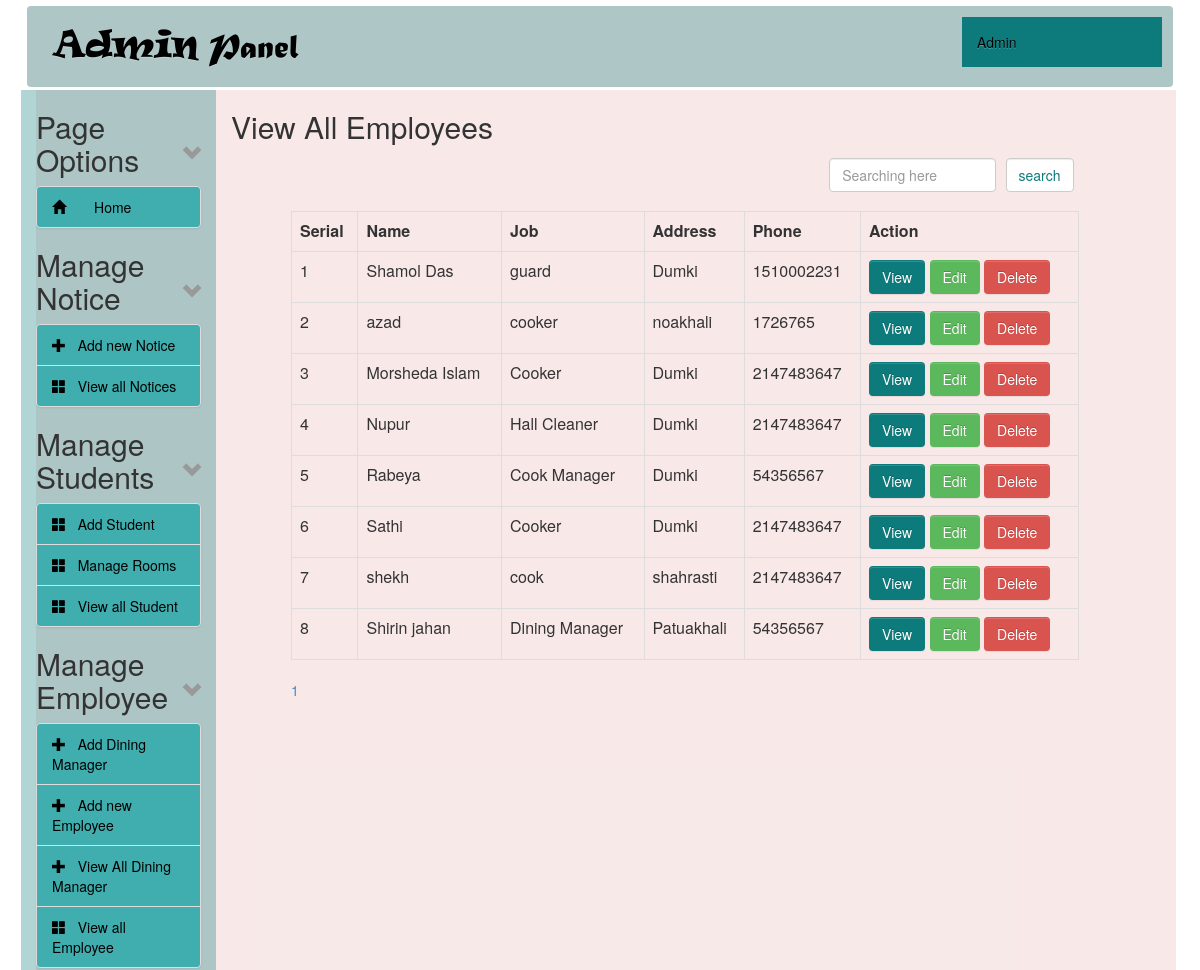
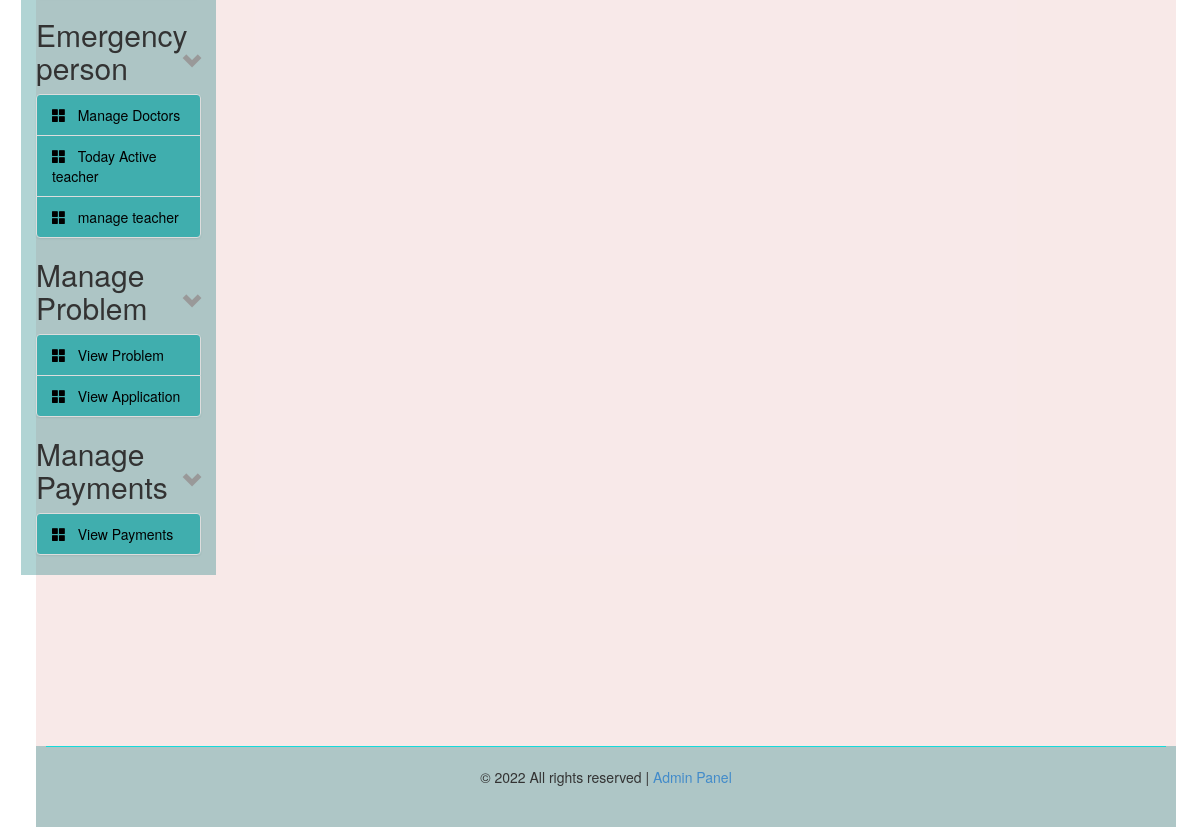
Screenshot of /admin/view_employee.php (signed in) with the database file from the repository (2 pictures, top to bottom).
### tables this page shows
CREATE TABLE `tbl_employee` (
  `id` int(11) NOT NULL,
  `name` varchar(100) NOT NULL,
  `job` varchar(100) NOT NULL,
  `address` varchar(100) NOT NULL,
  `phone` int(11) NOT NULL,
  `image` varchar(100) NOT NULL
);

### admin/view_employee.php (the view, shortened to what this page needs)
<?php
include("../config.php");
?>
<?php include("header.php"); ?>
<div class="col-sm-9 col-md-9 col-lg-9">
  <h2>View  All Employees</h2>
 <div class="">
   <form class="" action="" method="post">
   <table>
     <tr>
       <td width="70%"></td>
       <td><input type="text" class="form-control" name="val" value="" placeholder="Searching here"></td>
       <td><input type="submit" class="form-control" name="search" value="search"></td>
     </tr>
   </table>
   </form>
 </div>
  <div id="content">
    <table id="data" class="table table-bordered table-hover table-responsive">
      <tr>
        <th>Serial</th>
        <th>Name</th>
        <th>Job</th>
        <th>Address</th>
        <th>Phone</th>
          <th>Action</th>
      </tr>
      <?php
      $i = 0;
      if (isset($_POST['search'])) {
        $searchVal=$_POST['val'];
        $statement=$db->prepare("SELECT * FROM tbl_employee where name LIKE '%{$searchVal}%' or job='$searchVal'  or phone='$searchVal'");
        $statement->execute();
      }else{
        $statement = $db->prepare("SELECT * FROM tbl_employee ORDER BY name ASC");
        $statement->execute();
      }
      $result = $statement->fetchAll(PDO::FETCH_ASSOC);
      foreach ($result as $row) {
        $i++;
        ?>
        <tr>
          <td><?= $i; ?></td>
          <td><?= $row['name']; ?></td>
          <td><?= $row['job']; ?></td>
          <td><?= $row['address']; ?></td>
          <td><?= $row['phone']; ?></td>
          <td>
            <a class="btn btn-info fancybox" href="#viewModal<?= $i; ?>" data-toggle="modal">View</a>
            <a class="btn btn-success" href="edit_employee.php?id=<?= $row['id']; ?>">Edit</a>
            <a class="btn btn-danger" onclick='return confirmDeleteDoctor();' href="delete_employee.php?id=<?= $row['id']; ?>">Delete</a>
          </td>
        </tr>
      <?php } ?>
    </table>
  </div>
</div>
<?php include("footer.php"); ?>

### admin/header.php (shortened to what this page needs)
<html>
<head>
    <link rel="stylesheet" href="../fancybox/jquery.fancybox.css">
    <link href="lib/bootstrap-3.0.3/css/bootstrap.min.css" rel="stylesheet"/>
    <link href="lib/bootstrap-3.0.3/css/bootstrap-theme.min.css" rel="stylesheet"/>
    <link rel="stylesheet" href="style-admin.css">
</head>
<body>
<div class="container-fluid" style="margin: 5px 27px 0px 27px;">
    <nav class="navbar" style="background-color: rgb(174, 198, 198);margin: 6px 0px 3px 0px;padding: 10px;">
        <div class="navbar-header">
            <a class="navbar-brand" style="font-size: 2.5em;color: #000;" href="index.php"><span class="text_admin1">Admin</span>
                <span class="text_admin2">Panel</span></a>
        </div>
        <div class="collapse navbar-collapse" id="myNavbar">
            <ul class="nav navbar-nav navbar-right">
                <li class="dropdown admin_top_text">
                    <a class="dropdown-toggle admin_top_text" data-toggle="dropdown" href="#">
                        Admin
                    </a>
                </li>
            </ul>
        </div>
    </nav>
</div>
<div class="container-fluid" style="background-color: rgba(173, 14, 6, 0.09);margin: 0px 2% 1px 3%;">
    <div class="row">
        <div class="col-sm-2 col-md-2 col-lg-2 admin_sidebar">
            <h2 data-toggle="collapse" data-target="#pageOption">Page Options
                <small><span class="glyphicon glyphicon-chevron-down" style="float: right;cursor: pointer;"></span>
                </small>
            </h2>
            <div id="pageOption" class="collapse in">
                <ul class="list-group">
                    <li class="list-group-item list_mystyle"><span class="glyphicon glyphicon-home"> &nbsp;</span><a
                                href="index.php">Home</a></li>
                </ul>
            </div>
            <h2 data-toggle="collapse" data-target="#blogOption">Manage Notice
                <small><span class="glyphicon glyphicon-chevron-down" style="float: right;cursor: pointer;"></span>
                </small>
            </h2>
            <div class="collapse in" id="blogOption">
                <ul class="list-group">
                    <li class="list-group-item list_mystyle"><span class="glyphicon glyphicon-plus"></span> &nbsp; <a
                                href="add_notice.php"> Add new Notice </a></li>
                    <li class="list-group-item list_mystyle"><span class="glyphicon glyphicon-th-large"></span> &nbsp;
                        <a href="view_notice.php">View all Notices</a></li>
                </ul>
            </div>
            <h2 data-toggle="collapse" data-target="#stdOption">Manage Students
                <small><span class="glyphicon glyphicon-chevron-down" style="float: right;cursor: pointer;"></span>
                </small>
            </h2>
            <div class="collapse in" id="stdOption">
                <ul class="list-group">
                  <li class="list-group-item list_mystyle"><span class="glyphicon glyphicon-th-large"></span> &nbsp;
                      <a href="add_student.php">Add Student </a></li>
                    <li class="list-group-item list_mystyle"><span class="glyphicon glyphicon-th-large"></span> &nbsp;
                        <a href="manage_rooms.php"> Manage Rooms </a></li>
                    <li class="list-group-item list_mystyle"><span class="glyphicon glyphicon-th-large"></span> &nbsp;
                        <a href="view_student.php">View all Student</a></li>
                </ul>
            </div>
            <h2 data-toggle="collapse" data-target="#empOption">Manage Employee
                <small><span class="glyphicon glyphicon-chevron-down" style="float: right;cursor: pointer;"></span>
                </small>
            </h2>
            <div class="collapse in" id="empOption">
                <ul class="list-group">
                  <li class="list-group-item list_mystyle"><span class="glyphicon glyphicon-plus"></span> &nbsp; <a
                              href="add_managers.php"> Add Dining Manager </a></li>
                    <li class="list-group-item list_mystyle"><span class="glyphicon glyphicon-plus"></span> &nbsp; <a
                                href="add_employee.php"> Add new Employee </a></li>
                    <li class="list-group-item list_mystyle"><span class="glyphicon glyphicon-plus"></span> &nbsp; <a
                              href="view_managers.php"> View All Dining Manager </a></li>
                    <li class="list-group-item list_mystyle"><span class="glyphicon glyphicon-th-large"></span> &nbsp;
                        <a href="view_employee.php">View all Employee</a></li>
                </ul>
            </div>
            <h2 data-toggle="collapse" data-target="#stdOption">Emergency person
                <small><span class="glyphicon glyphicon-chevron-down" style="float: right;cursor: pointer;"></span>
                </small>
            </h2>
            <div class="collapse in" id="stdOption">
                <ul class="list-group">
                  <li class="list-group-item list_mystyle"><span class="glyphicon glyphicon-th-large"></span> &nbsp;
                      <a href="manager_doctors.php">Manage Doctors </a></li>
                      <li class="list-group-item list_mystyle"><span class="glyphicon glyphicon-th-large"></span> &nbsp;
                          <a href="add_activeteacher.php">Today Active teacher </a></li>
                      <li class="list-group-item list_mystyle"><span class="glyphicon glyphicon-th-large"></span> &nbsp;
                          <a href="manage_teachers.php">manage teacher </a></li>
                </ul>
            </div>
            <h2 data-toggle="collapse" data-target="#payOption">Manage Problem
                <small><span class="glyphicon glyphicon-chevron-down" style="float: right;cursor: pointer;"></span>
                </small>
            </h2>
            <div class="collapse in" id="problemoption">
                <ul class="list-group">
                    <li class="list-group-item list_mystyle"><span class="glyphicon glyphicon-th-large"></span> &nbsp; <a
                                href="view_problem.php"> View Problem </a></li>
                    <li class="list-group-item list_mystyle"><span class="glyphicon glyphicon-th-large"></span> &nbsp; <a
                                href="view_application.php"> View Application </a></li>
                </ul>
            </div>
            <h2 data-toggle="collapse" data-target="#payOption">Manage Payments
                <small><span class="glyphicon glyphicon-chevron-down" style="float: right;cursor: pointer;"></span>
                </small>
            </h2>
            <div class="collapse in" id="payOption">
                <ul class="list-group">
                    <li class="list-group-item list_mystyle"><span class="glyphicon glyphicon-th-large"></span> &nbsp; <a
                                href="view_payment.php"> View Payments </a></li>
                </ul>
            </div>
        </div>

### admin/footer.php (shortened to what this page needs)
</div>
<section>
    <footer class="text-center" style=" padding: 0px 10px 30px 10px; background-color: #AEC6C6; margin-top: 15%;">
        <?php
        $year = date("Y");
        ?>
        <hr /><p>&copy; <?php echo $year; ?> All rights reserved |
             <a href="index.php">Admin Panel</a></p>
    </footer>
</section>
</div>
</body>
</html>

### admin/style-admin.css (style rules this page uses)
#content { margin-left:60px; height: auto; }
th { text-align: center; }
td, th { padding: 5px; text-align: left; }
.btn-info { color: #fff; background-color: #0D7B7B; border-color: #46b8da; }
.form-control { display: block; width: 100%; height: 34px; padding: 6px 12px; font-size: 14px; line-height: 1.42857143; color: #0D7B7B; background-color: #fff; background-image: none; border: 1px solid #ccc; border-radius: 4px; -webkit-box-shadow: inset 0 1px 1px rgba(0,0,0,.075); box-shadow: inset 0 1px 1px rgba(0,0,0,.075); -webkit-transition: border-color ease-in-out .15s,-webkit-box-shadow ease-in-out .15s; -o-transition: border-color ease-in-out .15s,box-shadow ease-in-out .15s; transition: border-color ease-in-out .15s,box-shadow ease-in-out .15s; }
.btn { display: inline-block; padding: 6px 12px; margin-bottom: 0; font-size: 14px; font-weight: 400; line-height: 1.42857143; text-align: center; white-space: nowrap; vertical-align: middle; -ms-touch-action: manipulation; touch-action: manipulation; cursor: pointer; -webkit-user-select: none; -moz-user-select: none; -ms-user-select: none; user-select: none; background-image: none; border: 1px solid transparent; border-radius: 4px; }
button, input, select, textarea { font-family: inherit; font-size: inherit; line-height: inherit; }
button, html input[type=button], input[type=reset], input[type=submit] { -webkit-appearance: button; cursor: pointer; }
button, input, optgroup, select, textarea { margin: 0; font: inherit; color: inherit; }
hr { margin-top: 20px; margin-bottom: 20px; border: 0; border-top: 1px solid #16DADA; }
.list_mystyle { background-color: rgba(0, 162, 162, 0.63); color:#000; }
.list_mystyle a { color:#000; }
.admin_sidebar { background-color: rgba(13, 123, 123, 0.32); }
.text_admin1 { font-family: header_font1 }
.text_admin2 { font-family: header_font2 }
.admin_top_text { color: #050508;background-color: #0D7B7B;min-width: 200px }

### rows the page displays
tbl_employee: name "Shamol Das", job "guard", address "Dumki", phone "1510002231"
tbl_employee: name "azad", job "cooker", address "noakhali", phone "1726765"
tbl_employee: name "Morsheda Islam", job "Cooker", address "Dumki", phone "2147483647"
tbl_employee: name "Nupur", job "Hall Cleaner", address "Dumki", phone "2147483647"
tbl_employee: name "Rabeya", job "Cook Manager", address "Dumki", phone "54356567"
tbl_employee: name "Sathi", job "Cooker", address "Dumki", phone "2147483647"
tbl_employee: name "shekh", job "cook", address "shahrasti", phone "2147483647"
tbl_employee: name "Shirin jahan", job "Dining Manager", address "Patuakhali", phone "54356567"
